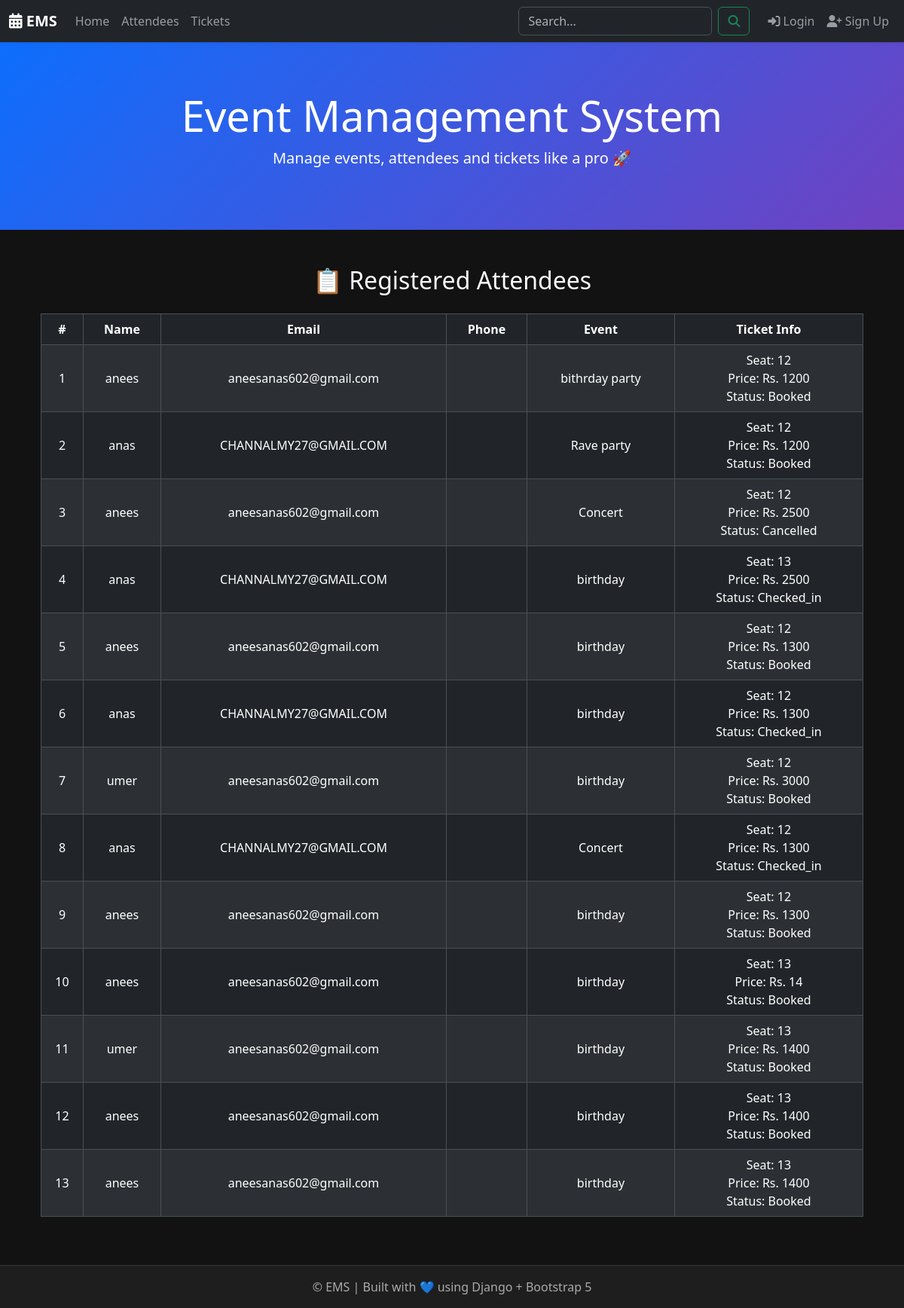
The app's page /attendees/ with its own data.
### aneesapp/models.py (models this page shows, shortened)
class Ticket(models.Model):
   event=models.ForeignKey(Event,on_delete=models.CASCADE)
   attendee =models.ForeignKey(Attendee,on_delete=models.CASCADE)
   seat_number=models.CharField(max_length=100)
   price=models.IntegerField()
   status=models.CharField(max_length=5,choices=A)
   created_at =models.DateTimeField(auto_now_add=True)

class Attendee(models.Model):
    name =models.CharField(max_length=100)
    email=models.EmailField()
    phone_number=models.CharField(max_length=100)
    registered_at =models.DateTimeField(auto_now_add=True)

class Event(models.Model):
   title=models.CharField(max_length=100)
   description= models.TextField()
   date = models.DateTimeField(default=timezone.now)
   venue=models.CharField(max_length=200)
   created_at=models.DateTimeField(auto_now_add=True)

### aneesapp/views.py (the view)
# urls.py: path('attendees/', views.all_attendees, name='all_attendees'),
def all_attendees(request):
    tickets = Ticket.objects.select_related('event', 'attendee').all()
    return render(request, 'all_attendees.html', {'tickets': tickets})

### aneesapp/templates/all_attendees.html (shortened to what this page needs)
{% extends 'layout.html' %}
{% block content %}
<div class="container mt-5">
    <h2 class="mb-4 text-center">📋 Registered Attendees</h2>
    {% if tickets %}
    <div class="table-responsive">
        <table class="table table-bordered table-striped text-center align-middle">
            <thead class="table-dark">
                <tr>
                    <th>#</th>
                    <th>Name</th>
                    <th>Email</th>
                    <th>Phone</th>
                    <th>Event</th>
                    <th>Ticket Info</th>
                </tr>
            </thead>
            <tbody>
                {% for ticket in tickets %}
                <tr>
                    <td>{{ forloop.counter }}</td>
                    <td>{{ ticket.attendee.name }}</td>
                    <td>{{ ticket.attendee.email }}</td>
                    <td>{{ ticket.attendee.phone }}</td>
                    <td>{{ ticket.event.title }}</td>
                    <td>
                        Seat: {{ ticket.seat_number }}<br>
                        Price: Rs. {{ ticket.price }}<br>
                        Status: {{ ticket.get_status_display }}
                    </td>
                </tr>
                {% endfor %}
            </tbody>
        </table>
    </div>
    {% else %}
        <p class="text-muted">No tickets found.</p>
    {% endif %}
</div>
{% endblock %}

### templates/layout.html (style rules this page uses)
body { background-color: #121212; color: #f8f9fa; }

### records on screen
Ticket: attendee.name "anees", attendee.email "aneesanas602@gmail.com", event "bithrday party", seat_number "12", price "1200", status "Booked"
Ticket: attendee.name "anas", attendee.email "CHANNALMY27@GMAIL.COM", event "Rave party", seat_number "12", price "1200", status "Booked"
Ticket: attendee.name "anees", attendee.email "aneesanas602@gmail.com", event "Concert", seat_number "12", price "2500", status "Cancelled"
Ticket: attendee.name "anas", attendee.email "CHANNALMY27@GMAIL.COM", event "birthday", seat_number "13", price "2500", status "Checked_in"
Ticket: attendee.name "anees", attendee.email "aneesanas602@gmail.com", event "birthday", seat_number "12", price "1300", status "Booked"
Ticket: attendee.name "anas", attendee.email "CHANNALMY27@GMAIL.COM", event "birthday", seat_number "12", price "1300", status "Checked_in"
Ticket: attendee.name "umer", attendee.email "aneesanas602@gmail.com", event "birthday", seat_number "12", price "3000", status "Booked"
Ticket: attendee.name "anas", attendee.email "CHANNALMY27@GMAIL.COM", event "Concert", seat_number "12", price "1300", status "Checked_in"
Ticket: attendee.name "anees", attendee.email "aneesanas602@gmail.com", event "birthday", seat_number "12", price "1300", status "Booked"
Ticket: attendee.name "anees", attendee.email "aneesanas602@gmail.com", event "birthday", seat_number "13", price "14", status "Booked"
Ticket: attendee.name "umer", attendee.email "aneesanas602@gmail.com", event "birthday", seat_number "13", price "1400", status "Booked"
Ticket: attendee.name "anees", attendee.email "aneesanas602@gmail.com", event "birthday", seat_number "13", price "1400", status "Booked"
Ticket: attendee.name "anees", attendee.email "aneesanas602@gmail.com", event "birthday", seat_number "13", price "1400", status "Booked"
